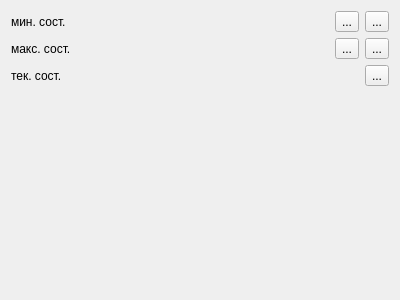
<?xml version="1.0" encoding="UTF-8"?>
<ui version="4.0">
 <class>SystemProperties</class>
 <widget class="QWidget" name="SystemProperties">
  <property name="geometry">
   <rect>
    <x>0</x>
    <y>0</y>
    <width>400</width>
    <height>300</height>
   </rect>
  </property>
  <property name="windowTitle">
   <string>Свойства системы</string>
  </property>
  <layout class="QGridLayout" name="gridLayout">
   <item row="0" column="0">
    <widget class="QLabel" name="label">
     <property name="text">
      <string>мин. сост.</string>
     </property>
    </widget>
   </item>
   <item row="0" column="1">
    <widget class="QLabel" name="minStateLbl">
     <property name="sizePolicy">
      <sizepolicy hsizetype="Expanding" vsizetype="Preferred">
       <horstretch>0</horstretch>
       <verstretch>0</verstretch>
      </sizepolicy>
     </property>
     <property name="text">
      <string/>
     </property>
     <property name="textFormat">
      <enum>Qt::RichText</enum>
     </property>
     <property name="scaledContents">
      <bool>false</bool>
     </property>
     <property name="wordWrap">
      <bool>true</bool>
     </property>
    </widget>
   </item>
   <item row="3" column="1">
    <spacer name="verticalSpacer">
     <property name="orientation">
      <enum>Qt::Vertical</enum>
     </property>
     <property name="sizeHint" stdset="0">
      <size>
       <width>20</width>
       <height>40</height>
      </size>
     </property>
    </spacer>
   </item>
   <item row="0" column="2">
    <widget class="QToolButton" name="minStateSaveBtn">
     <property name="text">
      <string>...</string>
     </property>
     <property name="icon">
      <iconset theme="document-save">
       <normaloff>.</normaloff>.</iconset>
     </property>
    </widget>
   </item>
   <item row="1" column="0">
    <widget class="QLabel" name="label_3">
     <property name="text">
      <string>макс. сост.</string>
     </property>
    </widget>
   </item>
   <item row="1" column="1">
    <widget class="QLabel" name="maxStateLbl">
     <property name="sizePolicy">
      <sizepolicy hsizetype="Expanding" vsizetype="Preferred">
       <horstretch>0</horstretch>
       <verstretch>0</verstretch>
      </sizepolicy>
     </property>
     <property name="text">
      <string/>
     </property>
     <property name="textFormat">
      <enum>Qt::RichText</enum>
     </property>
     <property name="wordWrap">
      <bool>true</bool>
     </property>
    </widget>
   </item>
   <item row="2" column="1">
    <widget class="QLabel" name="currentStateLbl">
     <property name="sizePolicy">
      <sizepolicy hsizetype="Expanding" vsizetype="Preferred">
       <horstretch>0</horstretch>
       <verstretch>0</verstretch>
      </sizepolicy>
     </property>
     <property name="text">
      <string/>
     </property>
     <property name="textFormat">
      <enum>Qt::RichText</enum>
     </property>
     <property name="wordWrap">
      <bool>true</bool>
     </property>
    </widget>
   </item>
   <item row="2" column="0">
    <widget class="QLabel" name="label_5">
     <property name="text">
      <string>тек. сост.</string>
     </property>
    </widget>
   </item>
   <item row="0" column="3">
    <widget class="QToolButton" name="minStateLoadBtn">
     <property name="text">
      <string>...</string>
     </property>
     <property name="icon">
      <iconset theme="document-open">
       <normaloff>.</normaloff>.</iconset>
     </property>
    </widget>
   </item>
   <item row="1" column="2">
    <widget class="QToolButton" name="maxStateSaveBtn">
     <property name="text">
      <string>...</string>
     </property>
     <property name="icon">
      <iconset theme="document-save">
       <normaloff>.</normaloff>.</iconset>
     </property>
    </widget>
   </item>
   <item row="1" column="3">
    <widget class="QToolButton" name="maxStateLoadBtn">
     <property name="text">
      <string>...</string>
     </property>
     <property name="icon">
      <iconset theme="document-open">
       <normaloff>.</normaloff>.</iconset>
     </property>
    </widget>
   </item>
   <item row="2" column="3">
    <widget class="QToolButton" name="currentStateClearBtn">
     <property name="text">
      <string>...</string>
     </property>
     <property name="icon">
      <iconset theme="document-new">
       <normaloff>.</normaloff>.</iconset>
     </property>
    </widget>
   </item>
  </layout>
 </widget>
 <resources/>
 <connections/>
</ui>
